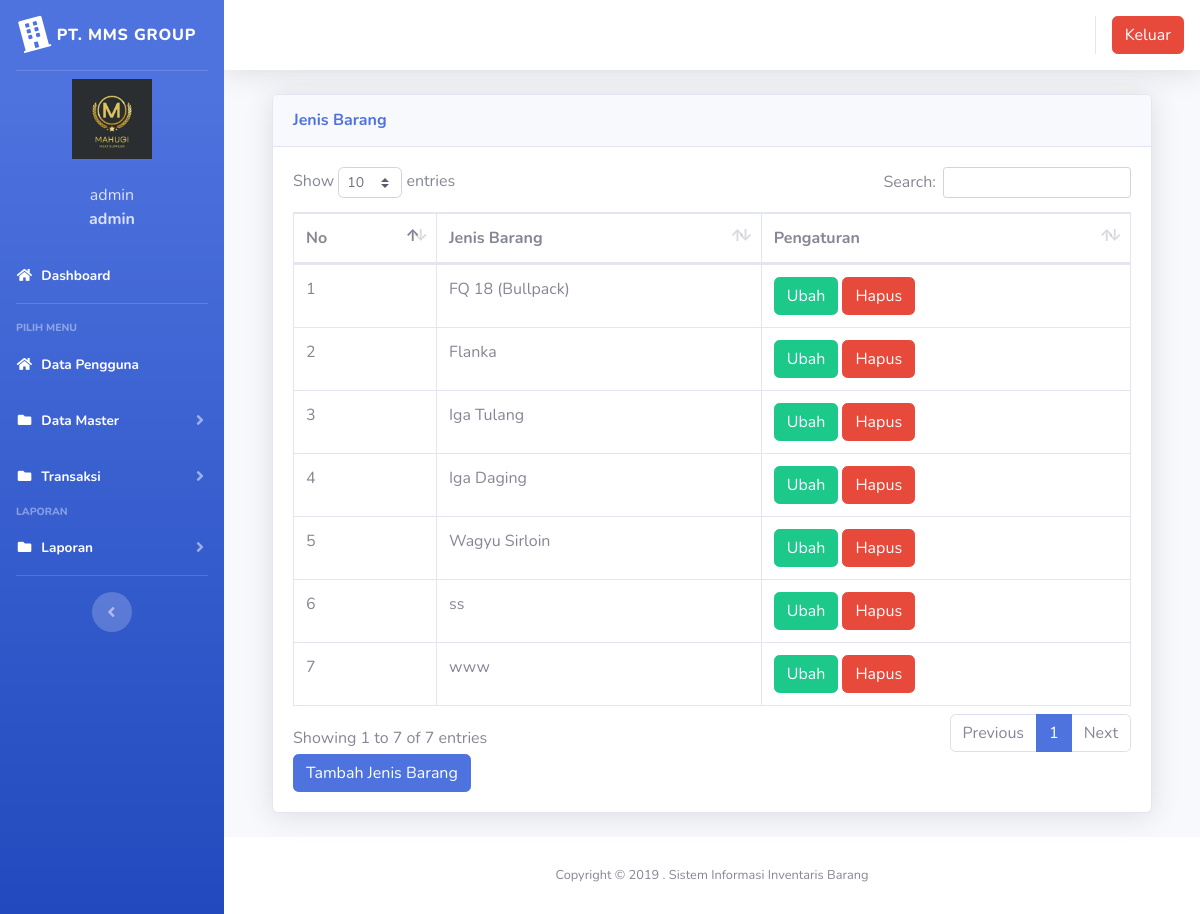
Page /index.php?page=jenisbarang (signed in) on the committed database.
### tables this page shows
CREATE TABLE `users` (
  `id` int(11) NOT NULL,
  `nik` varchar(10) NOT NULL,
  `nama` varchar(100) NOT NULL,
  `alamat` varchar(200) NOT NULL,
  `telepon` varchar(100) NOT NULL,
  `username` varchar(100) NOT NULL,
  `password` varchar(100) NOT NULL,
  `level` varchar(25) NOT NULL DEFAULT 'member',
  `foto` varchar(25) NOT NULL
);

CREATE TABLE `jenis_barang` (
  `id` int(11) NOT NULL,
  `jenis_barang` varchar(100) NOT NULL
);

### page/jenisbarang/jenisbarang.php (the view, shortened to what this page needs)
<div class="container-fluid">
  <div class="card shadow mb-4">
    <div class="card-header py-3">
      <h6 class="m-0 font-weight-bold text-primary">Jenis Barang</h6>
    </div>
    <div class="card-body">
      <div class="table-responsive">
        <table class="table table-bordered" id="dataTable" width="100%" cellspacing="0">
          <thead>
            <tr>
              <th>No</th>
              <th>Jenis Barang</th>
              <th>Pengaturan</th>
            </tr>
          </thead>
          <tbody>
            <?php
            $no = 1;
            $sql = $koneksi->query("select * from jenis_barang");
            while ($data = $sql->fetch_assoc()) {
            ?>
              <tr>
                <td><?php echo $no++; ?></td>
                <td><?php echo $data['jenis_barang'] ?></td>
                <td>
                  <a href="?page=jenisbarang&aksi=ubahjenis&id=<?php echo $data['id'] ?>" class="btn btn-success">Ubah</a>
                  <a onclick="return confirm('Apakah anda yakin akan menghapus data ini?')" href="?page=jenisbarang&aksi=hapusjenis&id=<?php echo $data['id'] ?>" class="btn btn-danger">Hapus</a>
                </td>
              </tr>
            <?php } ?>
          </tbody>
        </table>
        <a href="?page=jenisbarang&aksi=tambahjenis" class="btn btn-primary">Tambah Jenis Barang</a>
      </div>
    </div>
  </div>
</div>

### index.php (shortened to what this page needs)
<?php
$koneksi = new mysqli("localhost", "root", "", "inventori");
?>
<!DOCTYPE html>
<html lang="en">
<head>
  <link href="vendor/fontawesome-free/css/all.min.css" rel="stylesheet" type="text/css">
  <link href="css/sb-admin-2.min.css" rel="stylesheet">
  <link href="vendor/datatables/dataTables.bootstrap4.min.css" rel="stylesheet">
</head>
<body id="page-top">
  <div id="wrapper">
    <ul class="navbar-nav bg-gradient-primary sidebar sidebar-dark accordion" id="accordionSidebar">
      <a class="sidebar-brand d-flex align-items-center justify-content-center" href="index.php">
        <div class="sidebar-brand-icon rotate-n-15">
          <i class="fas fa-building"></i>
        </div>
        <div class="sidebar-brand-text mx-2">PT. MMS GROUP</div>
      </a>
      <hr class="sidebar-divider my-0">
      <?php
      if ($_SESSION['admin']) {
        $user = $_SESSION['admin'];
      }
      $sql = $koneksi->query("select * from users where id='$user'");
      $data = $sql->fetch_assoc();
      ?>
      <li class="d-flex align-items-center justify-content-center">
        <a class="nav-link">
          <img src="img/<?php echo $data['foto'] ?>" class="img-circle" width="80" alt="User" /></a>
      </li>
      <li class="nav-item ">
        <a class="nav-link">
          <div class="d-flex align-items-center justify-content-center" class="name"> <?php echo  $data['nama']; ?></div>
          <div class="d-flex align-items-center justify-content-center" class="email"><strong> <?php echo $data['level']; ?></strong></div>
        </a>
      </li>
      <li class="nav-item active">
        <a class="nav-link" href="?page=home">
          <i class="fas fa-fw fa-home"></i>
          <span>Dashboard</span></a>
      </li>
      <hr class="sidebar-divider">
      <div class="sidebar-heading">
        Pilih Menu
      </div>
      <li class="nav-item active">
        <a class="nav-link" href="?page=pengguna">
          <i class="fas fa-fw fa-home"></i>
          <span>Data Pengguna</span></a>
      </li>
      <li class="nav-item active">
        <a class="nav-link collapsed" href="#" data-toggle="collapse" data-target="#collapseData" aria-expanded="true" aria-controls="collapseData">
          <i class="fas fa-fw fa-folder"></i>
          <span>Data Master</span>
        </a>
      </li>
      <li class="nav-item active">
        <a class="nav-link collapsed" href="#" data-toggle="collapse" data-target="#collapsePages" aria-expanded="true" aria-controls="collapsePages">
          <i class="fas fa-fw fa-folder"></i>
          <span>Transaksi</span>
        </a>
      </li>
      <div class="sidebar-heading">
        Laporan
      </div>
      <li class="nav-item active">
        <a class="nav-link collapsed" href="#" data-toggle="collapse" data-target="#collapseLaporan" aria-expanded="true" aria-controls="collapseLaporan">
          <i class="fas fa-fw fa-folder"></i>
          <span>Laporan</span>
        </a>
      </li>
      <hr class="sidebar-divider d-none d-md-block">
      <div class="text-center d-none d-md-inline">
        <button class="rounded-circle border-0" id="sidebarToggle"></button>
      </div>
    </ul>
    <div id="content-wrapper" class="d-flex flex-column">
      <div id="content">
        <nav class="navbar navbar-expand navbar-light bg-white topbar mb-4 static-top shadow">
          <ul class="navbar-nav ml-auto">
            <li class="nav-item dropdown no-arrow">
              <div class="top-menu">
                <ul class="nav pull-right top-menu">
                  <li><a onclick="return confirm('Apakah anda yakin akan logout?')" class="btn btn-danger" class="logout" href="logout.php">Keluar</a></li>
                </ul>
              </div>
            </li>
          </ul>
        </nav>
        <div class="container-fluid">
          <section class="content">
            <?php
            $page = $_GET['page'];
            $aksi = $_GET['aksi'];
            if ($page == "jenisbarang") {
              if ($aksi == "") {
                include "page/jenisbarang/jenisbarang.php";
              }
            }
            ?>
          </section>
        </div>
        <footer class="sticky-footer bg-white">
          <div class="container my-auto">
            <div class="copyright text-center my-auto">
              <span>Copyright &copy; 2019 . Sistem Informasi Inventaris Barang</span>
            </div>
          </div>
        </footer>
      </div>
    </div>
  </div>
</body>
</html>

### rows in the picture
users: foto (picture), nama "admin", level "admin"
jenis_barang: jenis_barang "FQ 18 (Bullpack)"
jenis_barang: jenis_barang "Flanka"
jenis_barang: jenis_barang "Iga Tulang"
jenis_barang: jenis_barang "Iga Daging"
jenis_barang: jenis_barang "Wagyu Sirloin"
jenis_barang: jenis_barang "ss"
jenis_barang: jenis_barang "www"
